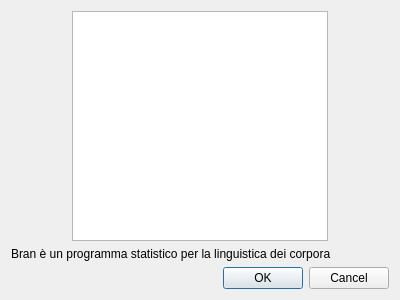
<?xml version="1.0" encoding="UTF-8"?>
<ui version="4.0">
 <class>Dialog</class>
 <widget class="QDialog" name="Dialog">
  <property name="geometry">
   <rect>
    <x>0</x>
    <y>0</y>
    <width>400</width>
    <height>300</height>
   </rect>
  </property>
  <property name="windowTitle">
   <string>Dialog</string>
  </property>
  <layout class="QVBoxLayout" name="verticalLayout">
   <item>
    <layout class="QHBoxLayout" name="horizontalLayout">
     <item>
      <spacer name="horizontalSpacer">
       <property name="orientation">
        <enum>Qt::Horizontal</enum>
       </property>
       <property name="sizeHint" stdset="0">
        <size>
         <width>40</width>
         <height>20</height>
        </size>
       </property>
      </spacer>
     </item>
     <item>
      <widget class="QGraphicsView" name="logo"/>
     </item>
     <item>
      <spacer name="horizontalSpacer_2">
       <property name="orientation">
        <enum>Qt::Horizontal</enum>
       </property>
       <property name="sizeHint" stdset="0">
        <size>
         <width>40</width>
         <height>20</height>
        </size>
       </property>
      </spacer>
     </item>
    </layout>
   </item>
   <item>
    <widget class="QLabel" name="label">
     <property name="text">
      <string>Bran è un programma statistico per la linguistica dei corpora</string>
     </property>
    </widget>
   </item>
   <item>
    <widget class="QDialogButtonBox" name="buttonBox">
     <property name="orientation">
      <enum>Qt::Horizontal</enum>
     </property>
     <property name="standardButtons">
      <set>QDialogButtonBox::Cancel|QDialogButtonBox::Ok</set>
     </property>
    </widget>
   </item>
  </layout>
 </widget>
 <resources/>
 <connections>
  <connection>
   <sender>buttonBox</sender>
   <signal>accepted()</signal>
   <receiver>Dialog</receiver>
   <slot>accept()</slot>
   <hints>
    <hint type="sourcelabel">
     <x>248</x>
     <y>254</y>
    </hint>
    <hint type="destinationlabel">
     <x>157</x>
     <y>274</y>
    </hint>
   </hints>
  </connection>
  <connection>
   <sender>buttonBox</sender>
   <signal>rejected()</signal>
   <receiver>Dialog</receiver>
   <slot>reject()</slot>
   <hints>
    <hint type="sourcelabel">
     <x>316</x>
     <y>260</y>
    </hint>
    <hint type="destinationlabel">
     <x>286</x>
     <y>274</y>
    </hint>
   </hints>
  </connection>
 </connections>
</ui>
